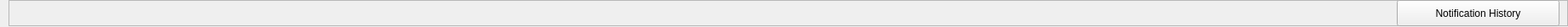
<?xml version="1.0" encoding="UTF-8"?>
<ui version="4.0">
 <class>UtilityBarBottom</class>
 <widget class="QWidget" name="UtilityBarBottom">
  <property name="geometry">
   <rect>
    <x>0</x>
    <y>0</y>
    <width>1841</width>
    <height>32</height>
   </rect>
  </property>
  <property name="windowTitle">
   <string>Form</string>
  </property>
  <widget class="QFrame" name="bottomFrame">
   <property name="geometry">
    <rect>
     <x>10</x>
     <y>0</y>
     <width>1831</width>
     <height>31</height>
    </rect>
   </property>
   <property name="frameShape">
    <enum>QFrame::StyledPanel</enum>
   </property>
   <property name="frameShadow">
    <enum>QFrame::Raised</enum>
   </property>
   <widget class="QPushButton" name="notificationHistory_PB">
    <property name="geometry">
     <rect>
      <x>1630</x>
      <y>0</y>
      <width>191</width>
      <height>31</height>
     </rect>
    </property>
    <property name="text">
     <string>Notification History</string>
    </property>
    <property name="checkable">
     <bool>true</bool>
    </property>
   </widget>
  </widget>
 </widget>
 <resources/>
 <connections/>
</ui>
